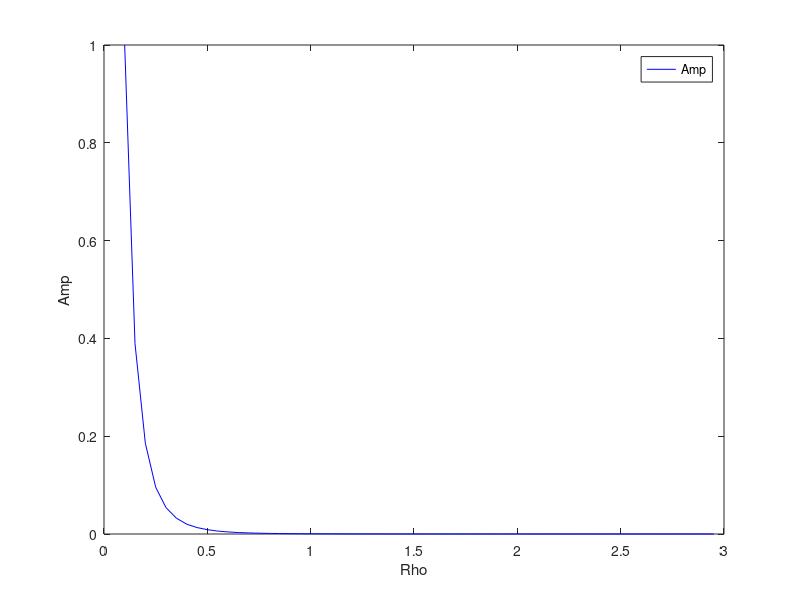

Here is the MATLAB script that generated this plot: (Note: this script raises an error after producing the figure.)
close all
clear all

load("HistData.mat")
load("RhosData.mat")

Rhos1 = rhos(1:58)
Hist1 = hist(1:58)

figure
plot(Rhos1,Hist1,"b")
xlabel('Rho');
ylabel('Amp');
legend('Amp');


%fit for amp8_n
start_point = [1.6]
options = optimset('MaxFunEvals',1e13);
estimates = fminsearch(@(params) model(params,Rhos1, Hist1), start_point, options);
[sse, FittedCurve] = model(estimates, Rhos1, Hist1); % This statement is only required if you want to get the fits for all time points
residuals = Hist1 - FittedCurve



%plotting amp8_n fit
figure
subplot(3,1,[1 2])
plot(Rhos1,Hist1,'bo',Rhos1,FittedCurve,'r');
xlabel('Rho');
ylabel('Amplitude');
legend('Data','Fit');

subplot(3,1,3)
plot(Rhos1,residuals,'ro');
xlabel('Rho');
ylabel('Residuals');